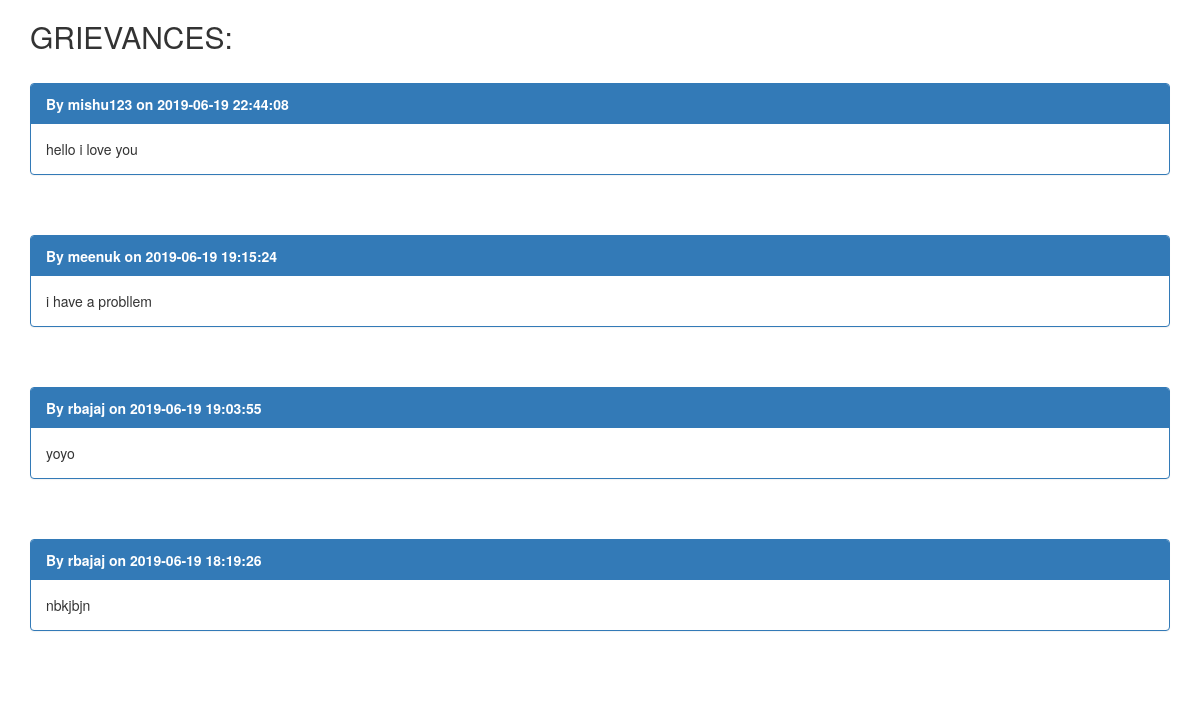
Page /mess/admin_user_griev.php (signed in) on the committed database.
### tables this page shows
CREATE TABLE `user_griev` (
  `id` int(3) NOT NULL,
  `username` varchar(255) NOT NULL,
  `comment` varchar(600) NOT NULL,
  `date` datetime NOT NULL DEFAULT current_timestamp()
);

### mess/admin_user_griev.php (the view, shortened to what this page needs)
<!DOCTYPE html>
<?php
    $connection = mysqli_connect('localhost','root','','users');
    $query = "SELECT * FROM user_griev order by date  desc";
    $result = mysqli_query($connection,$query);
?>
<html lang="en">
<head>
  <link rel="stylesheet" href="https://maxcdn.bootstrapcdn.com/bootstrap/3.4.0/css/bootstrap.min.css">
</head>
<body>
<div class="container">
  <h2>GRIEVANCES:</h2>
<br>
    <?php
        while($row=mysqli_fetch_assoc($result))
        {
            $username=$row['username'];
            $date=$row['date'];
            $comments=$row['comment'];
           echo "
           <div class='panel-group'>
           <div class='panel panel-primary'>
           <div class='panel-heading'><b>By $username on $date</b></div>
            <div class='panel-body'>$comments</div>
             </div>
  </div>
            <br>
            <br>";
        }
         ?>
</div>
</body>
</html>

### rows in the picture
user_griev: username "mishu123", date "2019-06-19 22:44:08", comment "hello i love you"
user_griev: username "meenuk", date "2019-06-19 19:15:24", comment "i have a probllem"
user_griev: username "rbajaj", date "2019-06-19 19:03:55", comment "yoyo"
user_griev: username "rbajaj", date "2019-06-19 18:19:26", comment "nbkjbjn"
